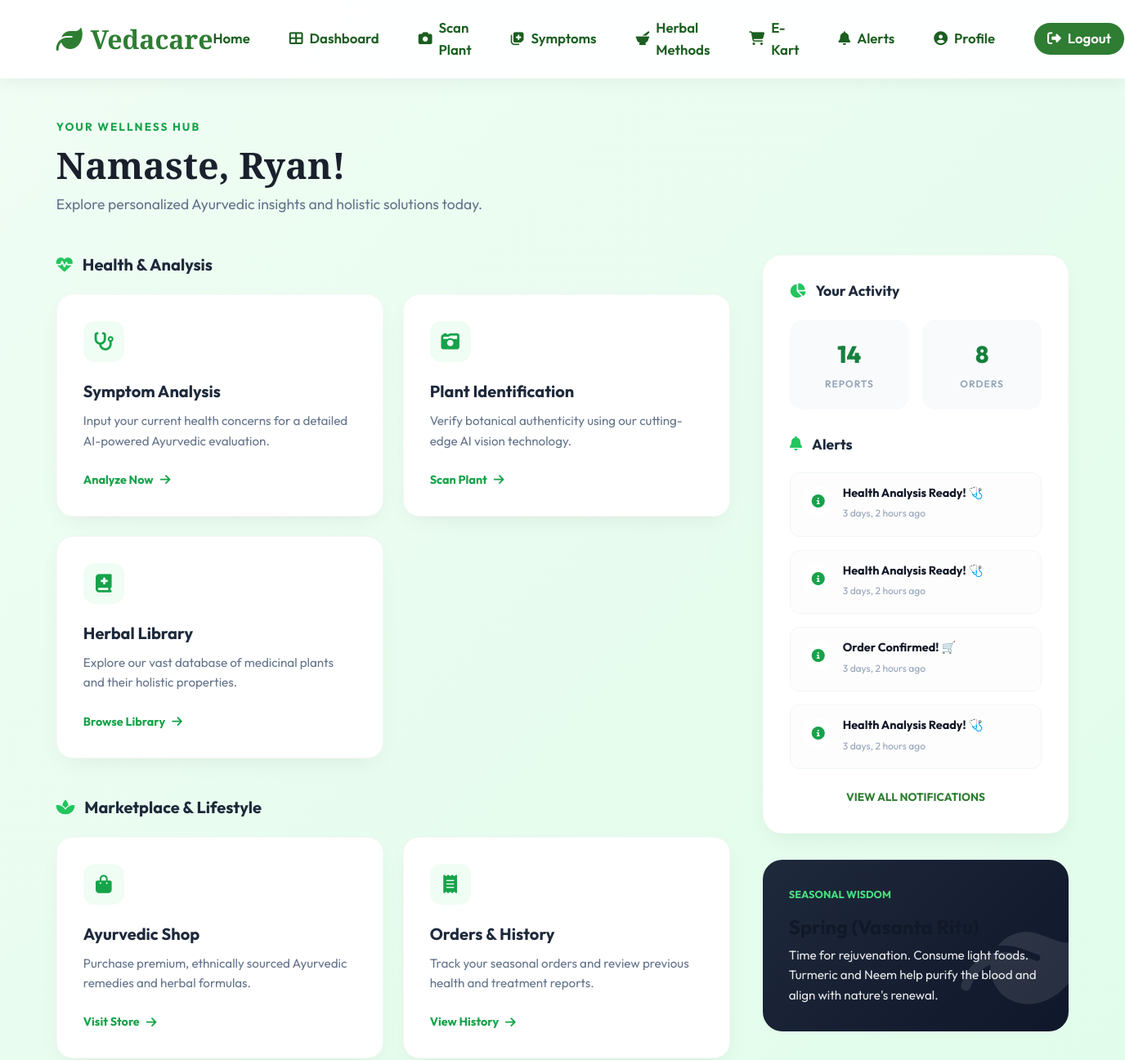
Page /dashboard/ (signed in, upper part) on the earlier database version.
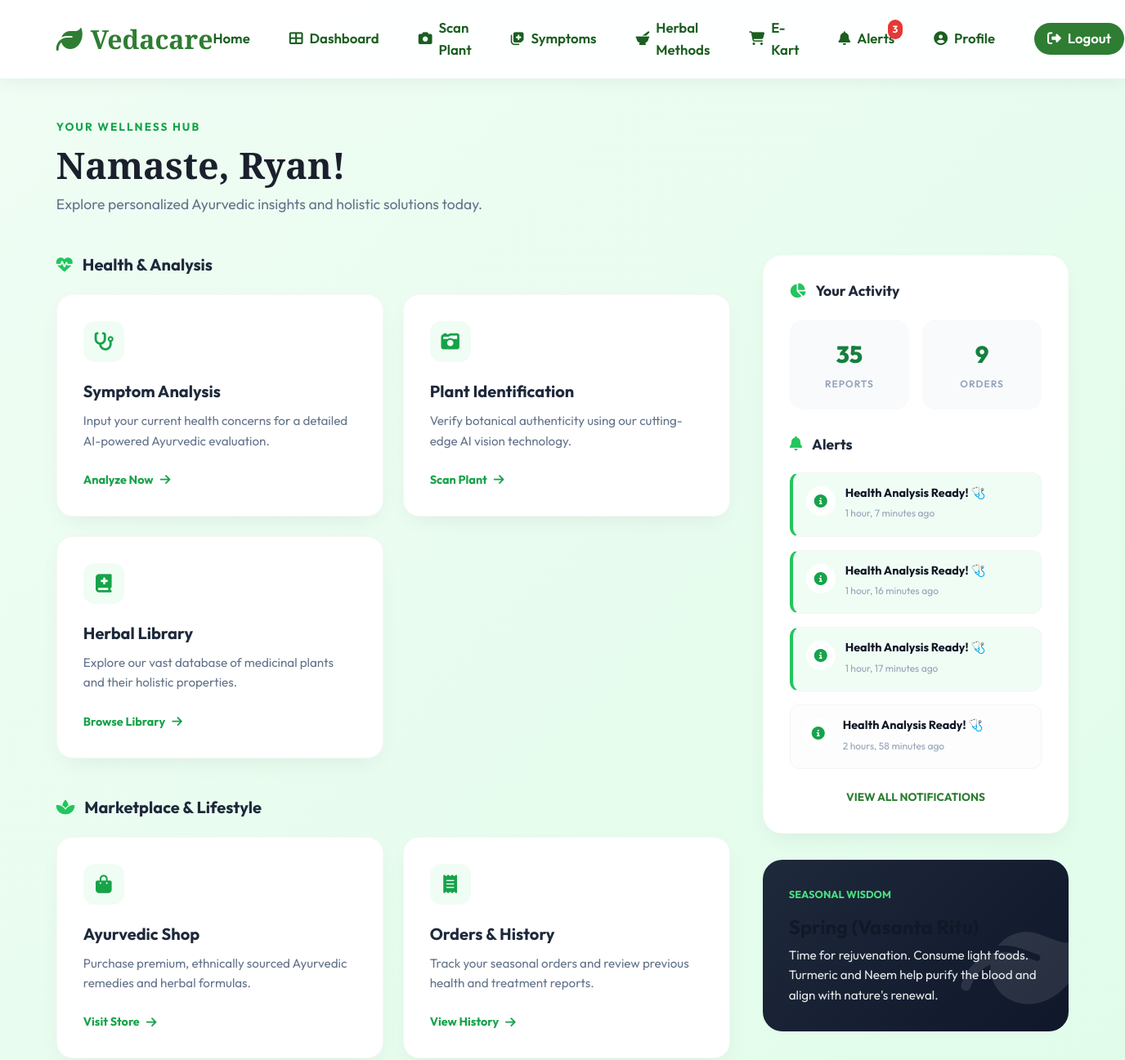
Same page on the later database version.
### core/models.py (models this page shows, shortened)
class Notification(models.Model):
    user = models.ForeignKey(User, on_delete=models.CASCADE)
    title = models.CharField(max_length=200, default="New Notification")
    message = models.TextField()
    is_read = models.BooleanField(default=False)
    created_at = models.DateTimeField(auto_now_add=True)

### core/views.py (the view)
# urls.py: path('dashboard/', views.dashboard, name='dashboard'),
@login_required
def dashboard(request):
    if request.user.is_staff:
        return redirect('admin_analytics')
    current_month = datetime.datetime.now().strftime("%B")
    notifications = Notification.objects.filter(user=request.user).order_by('-created_at')[:5]
    return render(request, 'core/dashboard.html', {
        'current_month': current_month,
        'notifications': notifications,
    })

### core/context_processors.py (called while the page is built)
def notifications_count(request):
    if request.user.is_authenticated:
        unread_count = Notification.objects.filter(user=request.user, is_read=False).count()
        return {'unread_count': unread_count}
    return {'unread_count': 0}

### templates/core/dashboard.html (shortened to what the changed rows need)
{% extends 'core/base.html' %}
{% load static %}
{% block content %}
<div class="dashboard-header">
    <span class="welcome-tag">Your Wellness Hub</span>
    <h1 class="welcome-title">Namaste, {{ user.username }}!</h1>
    <p class="welcome-subtitle">Explore personalized Ayurvedic insights and holistic solutions today.</p>
</div>
<div class="dashboard-grid">
    <div class="main-content-side">
        <h2 class="section-title"><i class="fas fa-heartbeat"></i> Health & Analysis</h2>
        <h2 class="section-title"><i class="fas fa-spa"></i> Marketplace & Lifestyle</h2>
    </div>
    <div class="sidebar-side">
        <div class="sidebar-card">
            <div class="stats-row">
                <div class="mini-stat">
                    <span class="val">{{ user.healthreport_set.count }}</span>
                    <span class="lbl">Reports</span>
                </div>
                <div class="mini-stat">
                    <span class="val">{{ user.order_set.count }}</span>
                    <span class="lbl">Orders</span>
                </div>
            </div>
            <div class="notification-list">
                {% for notification in notifications|slice:":4" %}
                <div class="notif-item {% if not notification.is_read %}unread{% endif %}">
                    <div class="notif-icon"><i class="fas fa-info-circle"></i></div>
                    <div class="notif-body">
                        <h5>{{ notification.title }}</h5>
                        <span>{{ notification.created_at|timesince }} ago</span>
                    </div>
                </div>
                {% empty %}
                <p style="text-align: center; color: #94a3b8; font-size: 0.9rem;">No recent updates</p>
                {% endfor %}
            </div>
        </div>
    </div>
</div>
{% endblock %}

Differences in the rows shown:
no longer on this page (row unchanged): Notification: title "Health Analysis Ready! 🩺", created_at "3 days, 2 hours"
no longer on this page (row unchanged): Notification: title "Health Analysis Ready! 🩺", created_at "3 days, 2 hours"
no longer on this page (row unchanged): Notification: title "Order Confirmed! 🛒", created_at "3 days, 2 hours"
no longer on this page (row unchanged): Notification: title "Health Analysis Ready! 🩺", created_at "3 days, 2 hours"
added Notification: title "Health Analysis Ready! 🩺", created_at "1 hour, 7 minutes", is_read False (drawn)
added Notification: title "Health Analysis Ready! 🩺", created_at "1 hour, 16 minutes", is_read False (drawn)
added Notification: title "Health Analysis Ready! 🩺", created_at "1 hour, 17 minutes", is_read False (drawn)
added Notification: title "Health Analysis Ready! 🩺", created_at "2 hours, 58 minutes"
Other differences:
{{ unread_count }}: (not shown) → "3"
{{ user.healthreport_set.count }}: "14" → "35"
{{ user.order_set.count }}: "8" → "9"
